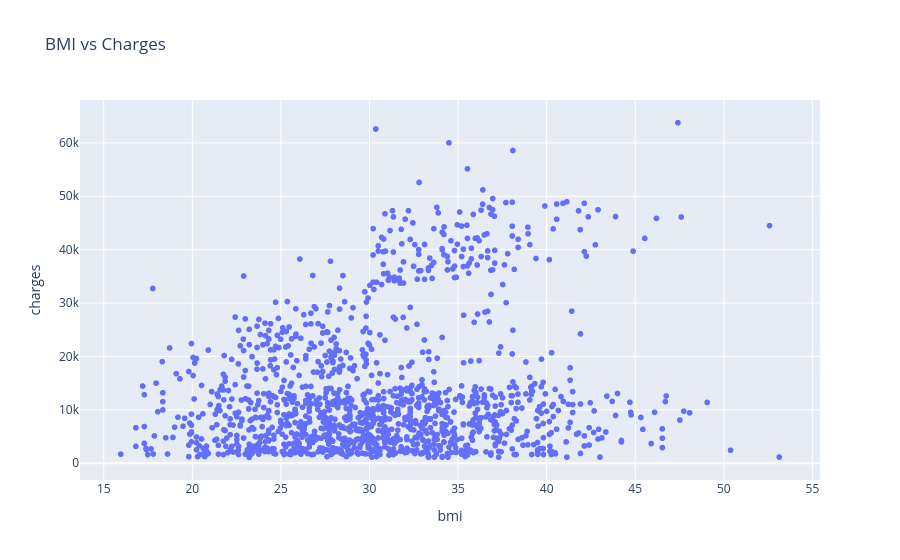

The notebook cell saved with this chart:
### Code cell
px.scatter(df, x="bmi", y="charges", title="BMI vs Charges")

### Figure 1 — Plotly figure (JSON) as saved in the notebook; plotly's stock layout.template omitted (floating-point values rounded to 4 significant figures; data arrays with more than 128 entries replaced by an {"elided": "..."} marker saying what was removed)
{"data": [{"hovertemplate": "bmi=%{x}<br>charges=%{y}<extra></extra>", "legendgroup": "", "marker": {"color": "#636efa", "symbol": "circle"}, "mode": "markers", "name": "", "showlegend": false, "type": "scattergl", "x": {"elided": "1337 float values"}, "xaxis": "x", "y": {"elided": "1337 float values"}, "yaxis": "y"}], "layout": {"legend": {"tracegroupgap": 0}, "title": {"text": "BMI vs Charges"}, "xaxis": {"anchor": "y", "domain": [0, 1], "title": {"text": "bmi"}}, "yaxis": {"anchor": "x", "domain": [0, 1], "title": {"text": "charges"}}}}
